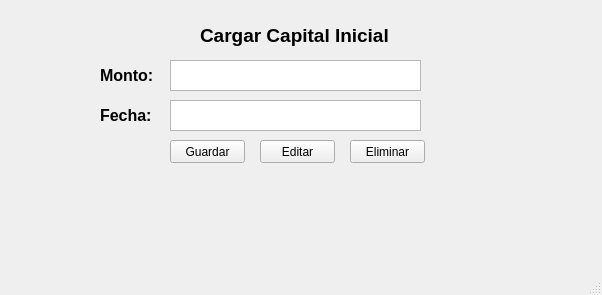
<?xml version="1.0" encoding="UTF-8"?>
<ui version="4.0">
 <class>MainWindow</class>
 <widget class="QMainWindow" name="MainWindow">
  <property name="geometry">
   <rect>
    <x>0</x>
    <y>0</y>
    <width>602</width>
    <height>295</height>
   </rect>
  </property>
  <property name="windowTitle">
   <string>MainWindow</string>
  </property>
  <widget class="QWidget" name="centralwidget">
   <widget class="QLabel" name="label">
    <property name="geometry">
     <rect>
      <x>200</x>
      <y>20</y>
      <width>221</width>
      <height>31</height>
     </rect>
    </property>
    <property name="font">
     <font>
      <pointsize>14</pointsize>
      <weight>75</weight>
      <bold>true</bold>
     </font>
    </property>
    <property name="text">
     <string>Cargar Capital Inicial</string>
    </property>
   </widget>
   <widget class="QTextEdit" name="textMonto">
    <property name="geometry">
     <rect>
      <x>170</x>
      <y>60</y>
      <width>251</width>
      <height>31</height>
     </rect>
    </property>
   </widget>
   <widget class="QTextEdit" name="textFecha">
    <property name="geometry">
     <rect>
      <x>170</x>
      <y>100</y>
      <width>251</width>
      <height>31</height>
     </rect>
    </property>
   </widget>
   <widget class="QLabel" name="labelMonto">
    <property name="geometry">
     <rect>
      <x>100</x>
      <y>60</y>
      <width>61</width>
      <height>31</height>
     </rect>
    </property>
    <property name="font">
     <font>
      <pointsize>12</pointsize>
      <weight>75</weight>
      <bold>true</bold>
     </font>
    </property>
    <property name="text">
     <string>Monto:</string>
    </property>
   </widget>
   <widget class="QLabel" name="labelFecha">
    <property name="geometry">
     <rect>
      <x>100</x>
      <y>100</y>
      <width>61</width>
      <height>31</height>
     </rect>
    </property>
    <property name="font">
     <font>
      <pointsize>12</pointsize>
      <weight>75</weight>
      <bold>true</bold>
     </font>
    </property>
    <property name="text">
     <string>Fecha:</string>
    </property>
   </widget>
   <widget class="QPushButton" name="ButtonSave">
    <property name="geometry">
     <rect>
      <x>170</x>
      <y>140</y>
      <width>75</width>
      <height>23</height>
     </rect>
    </property>
    <property name="text">
     <string>Guardar</string>
    </property>
   </widget>
   <widget class="QPushButton" name="ButtonEdit">
    <property name="geometry">
     <rect>
      <x>260</x>
      <y>140</y>
      <width>75</width>
      <height>23</height>
     </rect>
    </property>
    <property name="text">
     <string>Editar</string>
    </property>
   </widget>
   <widget class="QPushButton" name="ButtonDelet">
    <property name="geometry">
     <rect>
      <x>350</x>
      <y>140</y>
      <width>75</width>
      <height>23</height>
     </rect>
    </property>
    <property name="text">
     <string>Eliminar</string>
    </property>
   </widget>
  </widget>
  <widget class="QMenuBar" name="menubar">
   <property name="geometry">
    <rect>
     <x>0</x>
     <y>0</y>
     <width>602</width>
     <height>21</height>
    </rect>
   </property>
  </widget>
  <widget class="QStatusBar" name="statusbar"/>
 </widget>
 <resources/>
 <connections/>
</ui>
